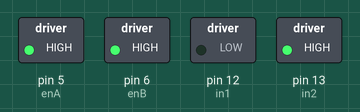
This sketch was run on a simulated Arduino Uno, built with avr-gcc and run on an emulated ATmega328P. Shown: switched loads named in the sketch (green lamp = pin HIGH).

Above: at 0.05 s.
At 0.6 s:
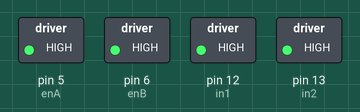
At 1.7 s:
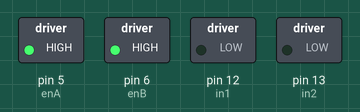
Timing chart, 0 to 3.0 s (numbered marks = the images above):
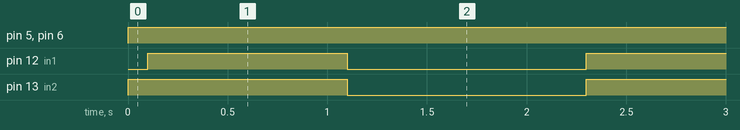

The sketch:

robomow.ino
```cpp
/*  Arduino DC Motor Control - PWM | H-Bridge | L298N  -  Example 01

    by Dejan Nedelkovski, www.HowToMechatronics.com
*/

#define enA 5
#define enB 6

#define in1 12
#define in2 13


void setup() {
  pinMode(enA, OUTPUT);
  pinMode(enB, OUTPUT);
  pinMode(in1, OUTPUT);
  pinMode(in2, OUTPUT);
  digitalWrite(in1, LOW);
  digitalWrite(in2, HIGH);
}

void loop() {
  analogWrite(enA, 255); // Send PWM signal to motor A
  analogWrite(enB, 255); // Send PWM signal to motor B
  delay(100);
  digitalWrite(in1, HIGH);
  digitalWrite(in2, HIGH);
  delay(1000);
  digitalWrite(in1, LOW);
  digitalWrite(in2, LOW);
  delay(100);
  analogWrite(enA, 255); // Send PWM signal to motor A
  analogWrite(enB, 255); // Send PWM signal to motor B

  delay(1000);


}
```

Measured:
- by itself, pin 5 (enA), pin 6 (enB): LOW → HIGH at 0.00 s
- by itself, pin 12 (in1), pin 13 (in2): alternates HIGH for 1.0 s and LOW for 1.2 s
